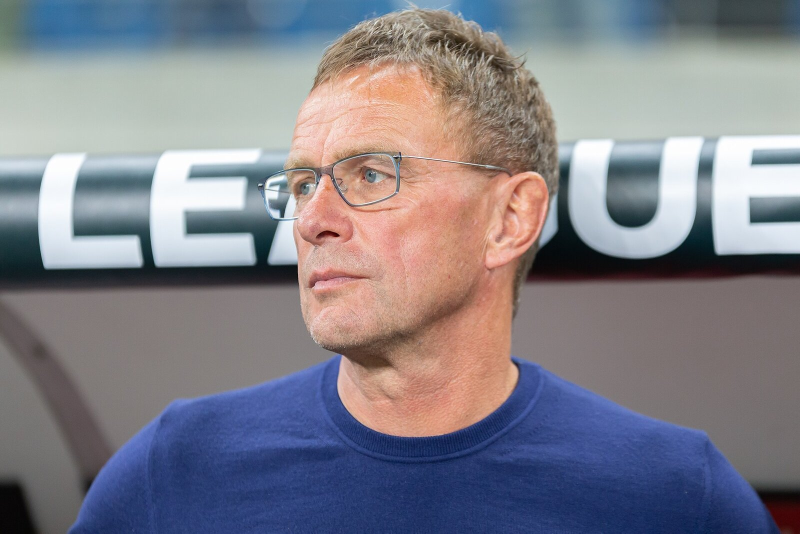
#> input picture tools/reel_v7/v7-contar-rivales-rangnick/photos/raw1.jpg, 1600 x 1067 px (shown at 1/2 size)
$ python -i cut.py   (imports and definitions only)
#> lines starting #> are read from the running program, lines starting #| are printed output that depends on the picture; after the words box and inside, x2 and y2 are one past the last pixel; in counts of white or black regions, pixels touching at a corner belong together
# Fotos de v7-camiseta-gris-ferguson: rembg (isnet-general-use, alpha matting) y gradación (tools/reel_v7/bielsa/grade.py)
# Las raw*.jpg vienen de Commons (Special:FilePath) descargadas en el sandbox de Higgsfield
from rembg import remove, new_session
from PIL import Image, ImageFilter
import numpy as np, cv2, sys; sys.path.insert(0,'../bielsa'); from grade import grade
# [1 line that did not run here, left out]
cut=lambda im: remove(im,session=S,alpha_matting=True,alpha_matting_foreground_threshold=240,alpha_matting_background_threshold=10,alpha_matting_erode_size=10)
def solo(path):
    g=np.array(Image.open(path)); n,lab,st,_=cv2.connectedComponentsWithStats((g[...,3]>0).astype(np.uint8))
    big=1+np.argmax(st[1:,cv2.CC_STAT_AREA]); g[...,3][lab!=big]=0; Image.fromarray(g).crop(Image.fromarray(g).getbbox()).save(path,optimize=True)
# 1 · Inside The Dell, marzo de 1997 (Colin Smith, CC BY-SA 2.0): la franja de vallas publicitarias va desenfocada (sin marcas legibles)
# [11 lines not run here, left out]
# r2 (27/11, Marta B): el dibujo y el rótulo del pecho del jersey (marca de ropa) van difuminados, con borde suave
def blur_chest(path, box=(200,355,355,518), r=18):
#> called with box = (200, 355, 355, 518), r = 18
    im=Image.open(path).convert('RGBA'); rgb=im.convert('RGB'); bl=rgb.filter(ImageFilter.GaussianBlur(r))
#> in blur_chest, rgb is the input picture: PIL image 1600x1067 RGB; mean R, G, B 129.6, 128.1, 137
#> after `bl = rgb.filter(ImageFilter.GaussianBlur(r))`:
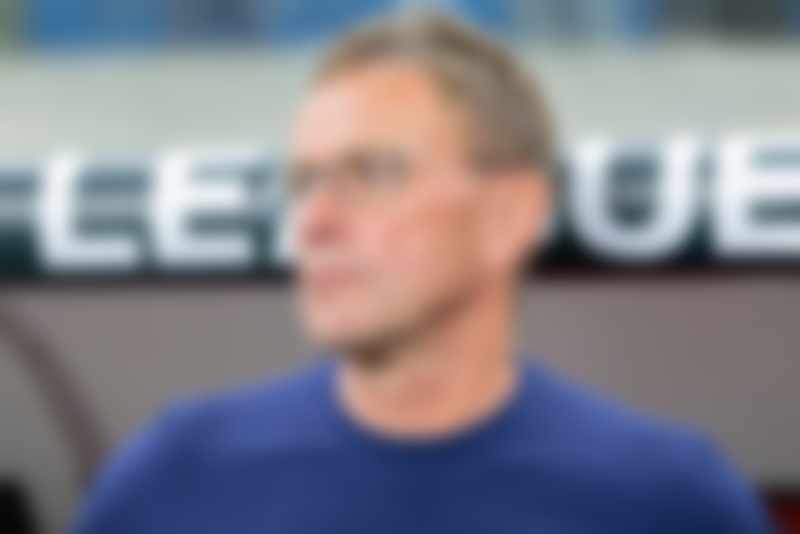
#> bl: PIL image 1600x1067 RGB (shown at 1/2 size); mean R, G, B 129.6, 128.1, 137
    m=Image.new('L',im.size,0); from PIL import ImageDraw; ImageDraw.Draw(m).rounded_rectangle(box,radius=30,fill=255); m=m.filter(ImageFilter.GaussianBlur(10))
#> after `m = Image.new('L', im.size, 0)`: m: PIL image 1600x1067 L; every value is 0
#> after `ImageDraw.Draw(m).rounded_rectangle(box, radius=30, fill=255)`:
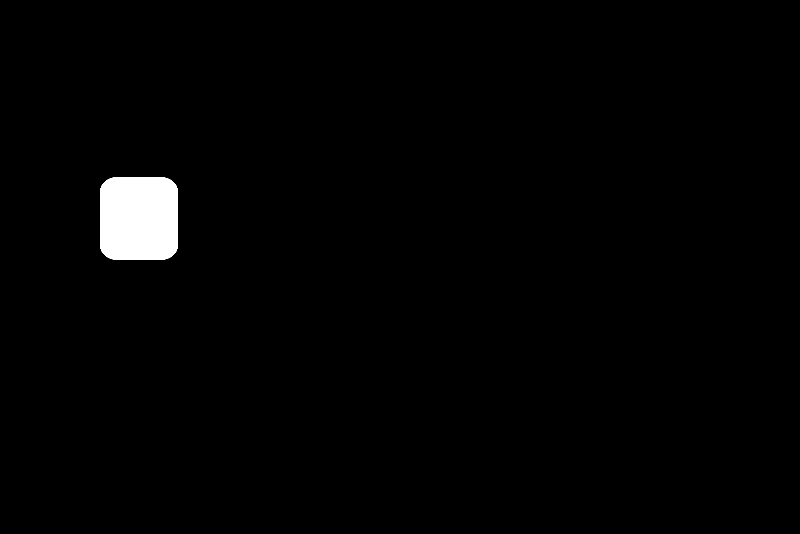
#> m: PIL image 1600x1067 L (shown at 1/2 size); 1.5% white; 1 white region, box (x1, y1, x2, y2) and area: (200, 355, 356, 519) 24772
    out=Image.composite(bl,rgb,m).convert('RGBA'); out.putalpha(im.getchannel('A')); out.save(path,optimize=True)
# [1 line not run here, left out]

>>> result = blur_chest('../v7-contar-rivales-rangnick/photos/raw1.jpg')
